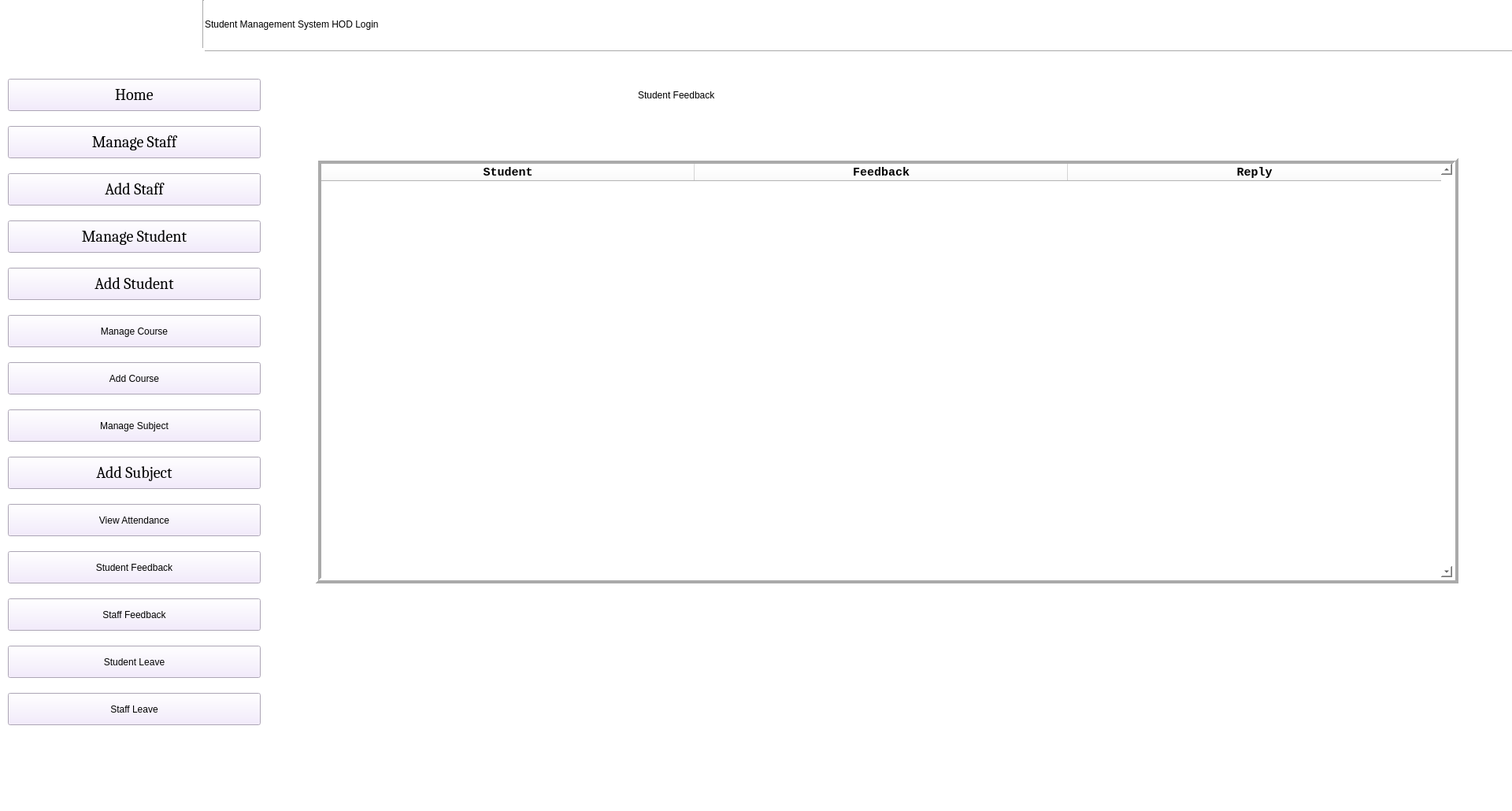
<?xml version="1.0" encoding="UTF-8"?>
<ui version="4.0">
 <class>MainWindow</class>
 <widget class="QMainWindow" name="MainWindow">
  <property name="geometry">
   <rect>
    <x>0</x>
    <y>0</y>
    <width>1920</width>
    <height>1030</height>
   </rect>
  </property>
  <property name="windowTitle">
   <string>MainWindow</string>
  </property>
  <property name="styleSheet">
   <string notr="true">background-color: rgb(255,255,255);</string>
  </property>
  <widget class="QWidget" name="centralwidget">
   <widget class="Line" name="line">
    <property name="geometry">
     <rect>
      <x>260</x>
      <y>50</y>
      <width>1661</width>
      <height>31</height>
     </rect>
    </property>
    <property name="orientation">
     <enum>Qt::Horizontal</enum>
    </property>
   </widget>
   <widget class="Line" name="line_2">
    <property name="geometry">
     <rect>
      <x>250</x>
      <y>0</y>
      <width>16</width>
      <height>61</height>
     </rect>
    </property>
    <property name="orientation">
     <enum>Qt::Vertical</enum>
    </property>
   </widget>
   <widget class="QLabel" name="viewAttendance_l">
    <property name="geometry">
     <rect>
      <x>260</x>
      <y>0</y>
      <width>721</width>
      <height>61</height>
     </rect>
    </property>
    <property name="styleSheet">
     <string notr="true">font: 36pt &quot;Microsoft Himalaya&quot;;</string>
    </property>
    <property name="text">
     <string>Student Management System HOD Login</string>
    </property>
   </widget>
   <widget class="QLabel" name="subject_l">
    <property name="geometry">
     <rect>
      <x>810</x>
      <y>80</y>
      <width>421</width>
      <height>81</height>
     </rect>
    </property>
    <property name="styleSheet">
     <string notr="true">font: 36pt &quot;Microsoft Himalaya&quot;;</string>
    </property>
    <property name="text">
     <string>Student Feedback</string>
    </property>
    <property name="buddy">
     <cstring>subject_l</cstring>
    </property>
   </widget>
   <widget class="QTableWidget" name="StudentFeedback_t">
    <property name="geometry">
     <rect>
      <x>400</x>
      <y>200</y>
      <width>1452</width>
      <height>541</height>
     </rect>
    </property>
    <property name="frameShape">
     <enum>QFrame::Box</enum>
    </property>
    <property name="frameShadow">
     <enum>QFrame::Raised</enum>
    </property>
    <property name="lineWidth">
     <number>4</number>
    </property>
    <property name="verticalScrollBarPolicy">
     <enum>Qt::ScrollBarAlwaysOn</enum>
    </property>
    <property name="horizontalScrollBarPolicy">
     <enum>Qt::ScrollBarAlwaysOff</enum>
    </property>
    <property name="sizeAdjustPolicy">
     <enum>QAbstractScrollArea::AdjustToContents</enum>
    </property>
    <property name="selectionMode">
     <enum>QAbstractItemView::SingleSelection</enum>
    </property>
    <property name="selectionBehavior">
     <enum>QAbstractItemView::SelectRows</enum>
    </property>
    <property name="showGrid">
     <bool>true</bool>
    </property>
    <property name="gridStyle">
     <enum>Qt::SolidLine</enum>
    </property>
    <property name="sortingEnabled">
     <bool>true</bool>
    </property>
    <property name="wordWrap">
     <bool>true</bool>
    </property>
    <property name="cornerButtonEnabled">
     <bool>true</bool>
    </property>
    <property name="rowCount">
     <number>0</number>
    </property>
    <property name="columnCount">
     <number>3</number>
    </property>
    <attribute name="horizontalHeaderVisible">
     <bool>true</bool>
    </attribute>
    <attribute name="horizontalHeaderDefaultSectionSize">
     <number>474</number>
    </attribute>
    <attribute name="horizontalHeaderMinimumSectionSize">
     <number>100</number>
    </attribute>
    <attribute name="horizontalHeaderShowSortIndicator" stdset="0">
     <bool>true</bool>
    </attribute>
    <attribute name="verticalHeaderDefaultSectionSize">
     <number>55</number>
    </attribute>
    <attribute name="verticalHeaderMinimumSectionSize">
     <number>50</number>
    </attribute>
    <column>
     <property name="text">
      <string>Student</string>
     </property>
     <property name="font">
      <font>
       <family>Consolas</family>
       <pointsize>11</pointsize>
       <weight>75</weight>
       <bold>true</bold>
      </font>
     </property>
    </column>
    <column>
     <property name="text">
      <string>Feedback</string>
     </property>
     <property name="font">
      <font>
       <family>Consolas</family>
       <pointsize>11</pointsize>
       <weight>75</weight>
       <bold>true</bold>
      </font>
     </property>
    </column>
    <column>
     <property name="text">
      <string>Reply</string>
     </property>
     <property name="font">
      <font>
       <family>Consolas</family>
       <pointsize>11</pointsize>
       <weight>75</weight>
       <bold>true</bold>
      </font>
     </property>
    </column>
   </widget>
   <widget class="QPushButton" name="ManageSubject_b">
    <property name="geometry">
     <rect>
      <x>10</x>
      <y>520</y>
      <width>321</width>
      <height>41</height>
     </rect>
    </property>
    <property name="styleSheet">
     <string notr="true">font: 15pt &quot;Cambria&quot;;
background-color: rgb(241, 231, 254);</string>
    </property>
    <property name="text">
     <string>Manage Subject</string>
    </property>
   </widget>
   <widget class="QPushButton" name="StudentLeave_b">
    <property name="geometry">
     <rect>
      <x>10</x>
      <y>820</y>
      <width>321</width>
      <height>41</height>
     </rect>
    </property>
    <property name="styleSheet">
     <string notr="true">font: 15pt &quot;Cambria&quot;;
background-color: rgb(241, 231, 254);</string>
    </property>
    <property name="text">
     <string>Student Leave</string>
    </property>
   </widget>
   <widget class="QPushButton" name="Home_b">
    <property name="geometry">
     <rect>
      <x>10</x>
      <y>100</y>
      <width>321</width>
      <height>41</height>
     </rect>
    </property>
    <property name="font">
     <font>
      <family>Cambria</family>
      <pointsize>15</pointsize>
      <weight>50</weight>
      <italic>false</italic>
      <bold>false</bold>
     </font>
    </property>
    <property name="styleSheet">
     <string notr="true">font: 15pt &quot;Cambria&quot;;
background-color: rgb(241, 231, 254);</string>
    </property>
    <property name="text">
     <string>Home</string>
    </property>
   </widget>
   <widget class="QPushButton" name="AddSubject_b">
    <property name="geometry">
     <rect>
      <x>10</x>
      <y>580</y>
      <width>321</width>
      <height>41</height>
     </rect>
    </property>
    <property name="font">
     <font>
      <family>Cambria</family>
      <pointsize>15</pointsize>
      <weight>50</weight>
      <italic>false</italic>
      <bold>false</bold>
     </font>
    </property>
    <property name="styleSheet">
     <string notr="true">font: 15pt &quot;Cambria&quot;;
background-color: rgb(241, 231, 254);</string>
    </property>
    <property name="text">
     <string>Add Subject</string>
    </property>
   </widget>
   <widget class="QPushButton" name="StaffFeedback_b">
    <property name="geometry">
     <rect>
      <x>10</x>
      <y>760</y>
      <width>321</width>
      <height>41</height>
     </rect>
    </property>
    <property name="styleSheet">
     <string notr="true">font: 15pt &quot;Cambria&quot;;
background-color: rgb(241, 231, 254);</string>
    </property>
    <property name="text">
     <string>Staff Feedback</string>
    </property>
   </widget>
   <widget class="QPushButton" name="AddStaff_b">
    <property name="geometry">
     <rect>
      <x>10</x>
      <y>220</y>
      <width>321</width>
      <height>41</height>
     </rect>
    </property>
    <property name="font">
     <font>
      <family>Cambria</family>
      <pointsize>15</pointsize>
      <weight>50</weight>
      <italic>false</italic>
      <bold>false</bold>
     </font>
    </property>
    <property name="styleSheet">
     <string notr="true">font: 15pt &quot;Cambria&quot;;
background-color: rgb(241, 231, 254);</string>
    </property>
    <property name="text">
     <string>Add Staff</string>
    </property>
   </widget>
   <widget class="QPushButton" name="AddCourse_b">
    <property name="geometry">
     <rect>
      <x>10</x>
      <y>460</y>
      <width>321</width>
      <height>41</height>
     </rect>
    </property>
    <property name="styleSheet">
     <string notr="true">font: 15pt &quot;Cambria&quot;;
background-color: rgb(241, 231, 254);</string>
    </property>
    <property name="text">
     <string>Add Course</string>
    </property>
   </widget>
   <widget class="QPushButton" name="ManageCourse_b">
    <property name="geometry">
     <rect>
      <x>10</x>
      <y>400</y>
      <width>321</width>
      <height>41</height>
     </rect>
    </property>
    <property name="styleSheet">
     <string notr="true">font: 15pt &quot;Cambria&quot;;
background-color: rgb(241, 231, 254);</string>
    </property>
    <property name="text">
     <string>Manage Course</string>
    </property>
   </widget>
   <widget class="QPushButton" name="ViewAttendance_b">
    <property name="geometry">
     <rect>
      <x>10</x>
      <y>640</y>
      <width>321</width>
      <height>41</height>
     </rect>
    </property>
    <property name="styleSheet">
     <string notr="true">font: 15pt &quot;Cambria&quot;;
background-color: rgb(241, 231, 254);</string>
    </property>
    <property name="text">
     <string>View Attendance</string>
    </property>
   </widget>
   <widget class="QPushButton" name="StaffLeave_b">
    <property name="geometry">
     <rect>
      <x>10</x>
      <y>880</y>
      <width>321</width>
      <height>41</height>
     </rect>
    </property>
    <property name="styleSheet">
     <string notr="true">font: 15pt &quot;Cambria&quot;;
background-color: rgb(241, 231, 254);</string>
    </property>
    <property name="text">
     <string>Staff Leave</string>
    </property>
   </widget>
   <widget class="QPushButton" name="ManageStaff_b">
    <property name="geometry">
     <rect>
      <x>10</x>
      <y>160</y>
      <width>321</width>
      <height>41</height>
     </rect>
    </property>
    <property name="font">
     <font>
      <family>Cambria</family>
      <pointsize>15</pointsize>
      <weight>50</weight>
      <italic>false</italic>
      <bold>false</bold>
     </font>
    </property>
    <property name="styleSheet">
     <string notr="true">font: 15pt &quot;Cambria&quot;;
background-color: rgb(241, 231, 254);</string>
    </property>
    <property name="text">
     <string>Manage Staff</string>
    </property>
   </widget>
   <widget class="QPushButton" name="AddStudent_b">
    <property name="geometry">
     <rect>
      <x>10</x>
      <y>340</y>
      <width>321</width>
      <height>41</height>
     </rect>
    </property>
    <property name="font">
     <font>
      <family>Cambria</family>
      <pointsize>15</pointsize>
      <weight>50</weight>
      <italic>false</italic>
      <bold>false</bold>
     </font>
    </property>
    <property name="styleSheet">
     <string notr="true">font: 15pt &quot;Cambria&quot;;
background-color: rgb(241, 231, 254);</string>
    </property>
    <property name="text">
     <string>Add Student</string>
    </property>
   </widget>
   <widget class="QPushButton" name="StudentFeedback_b">
    <property name="geometry">
     <rect>
      <x>10</x>
      <y>700</y>
      <width>321</width>
      <height>41</height>
     </rect>
    </property>
    <property name="styleSheet">
     <string notr="true">font: 15pt &quot;Cambria&quot;;
background-color: rgb(241, 231, 254);</string>
    </property>
    <property name="text">
     <string>Student Feedback</string>
    </property>
   </widget>
   <widget class="QPushButton" name="ManageStudent_b">
    <property name="geometry">
     <rect>
      <x>10</x>
      <y>280</y>
      <width>321</width>
      <height>41</height>
     </rect>
    </property>
    <property name="font">
     <font>
      <family>Cambria</family>
      <pointsize>15</pointsize>
      <weight>50</weight>
      <italic>false</italic>
      <bold>false</bold>
     </font>
    </property>
    <property name="styleSheet">
     <string notr="true">font: 15pt &quot;Cambria&quot;;
background-color: rgb(241, 231, 254);</string>
    </property>
    <property name="text">
     <string>Manage Student</string>
    </property>
   </widget>
  </widget>
 </widget>
 <resources/>
 <connections/>
</ui>
